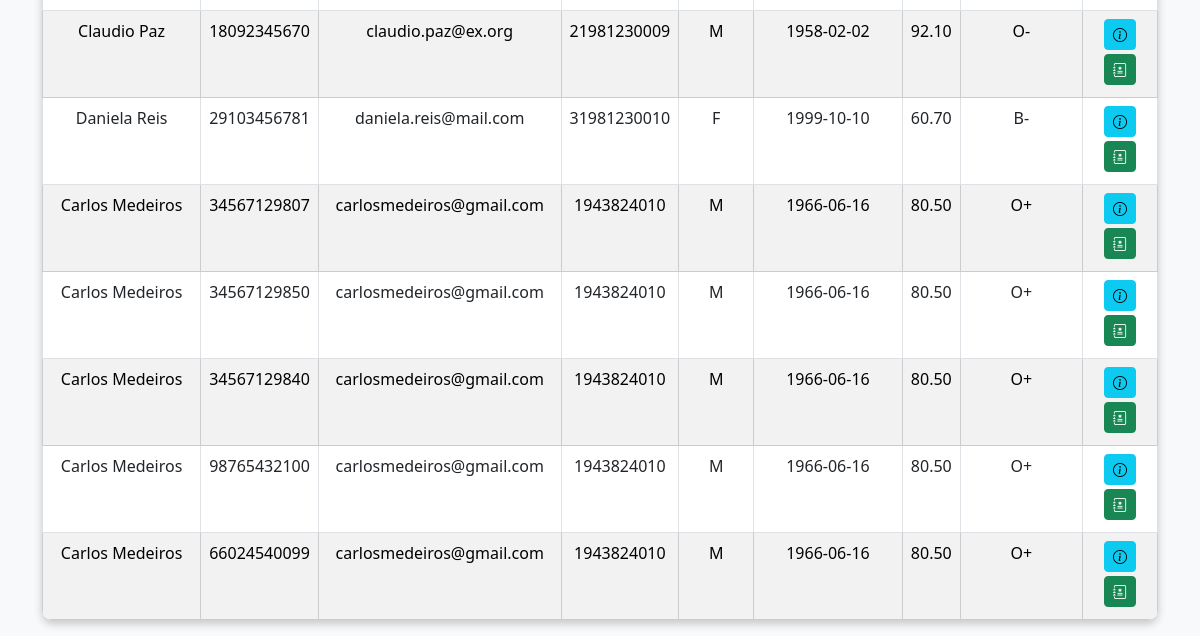
Before: /medica/pesquisa_paciente.php (signed in, lower part) with the older database file.
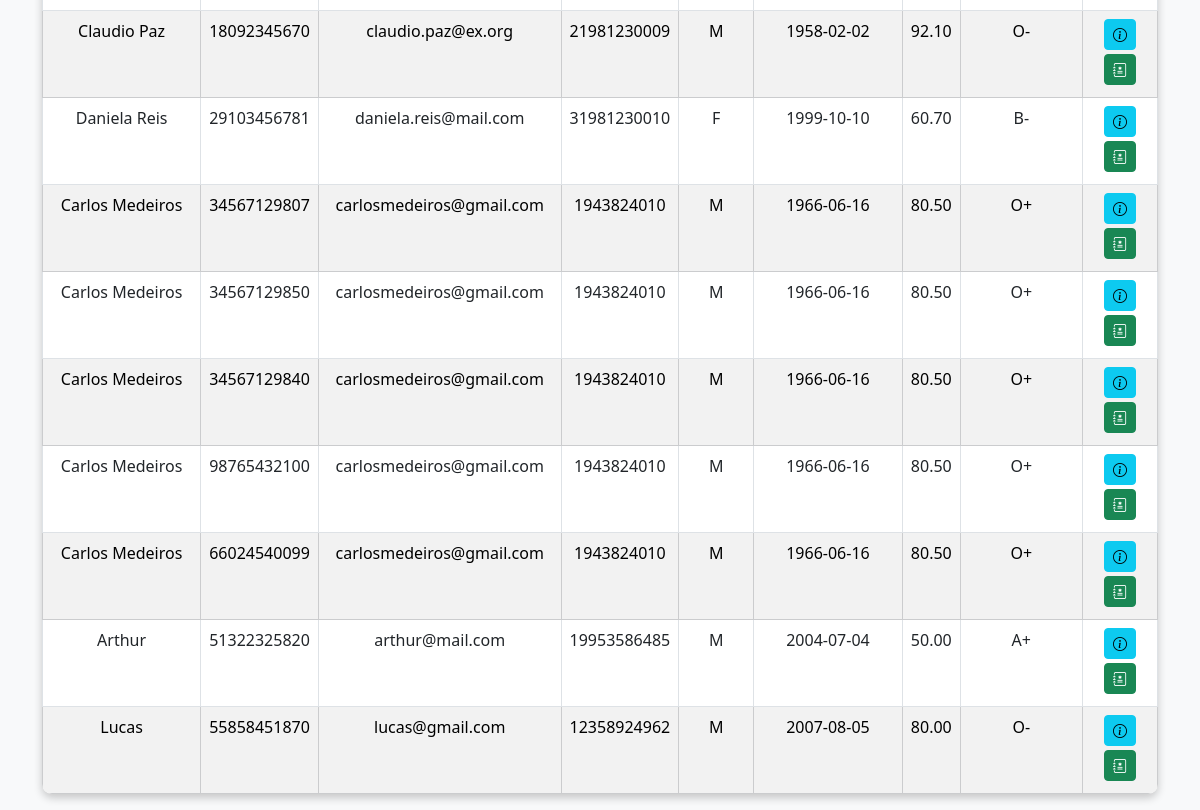
After: the same page with the newer database file.
### tables this page shows
CREATE TABLE `usuario` (
  `id_usuario` int(11) NOT NULL,
  `nome_usuario` varchar(100) NOT NULL,
  `cpf` varchar(11) NOT NULL,
  `email_usuario` varchar(100) NOT NULL,
  `tel_usuario` varchar(11) NOT NULL,
  `genero_usuario` char(1) NOT NULL CHECK (`genero_usuario` in ('M','F','O')),
  `naci_usuario` date NOT NULL,
  `peso_usuario` decimal(5,2) NOT NULL,
  `tipo_sang_usuario` varchar(3) NOT NULL,
  `med_usuario` varchar(100) NOT NULL,
  `doen_usuario` varchar(255) NOT NULL,
  `ale_usuario` varchar(255) NOT NULL,
  `cep_usuario` varchar(8) NOT NULL,
  `endereco` varchar(255) NOT NULL,
  `cidade` varchar(255) NOT NULL,
  `nc_usuario` int(10) NOT NULL,
  `senha` varchar(100) NOT NULL
);

### medica/pesquisa_paciente.php (the view, shortened to what this page needs)
<?php
include('../outros/db_connect.php');
$sql = "SELECT * FROM usuario";
$stmt = $conn->prepare($sql);
$stmt->execute();
$result = $stmt->get_result();
    ?>
<!DOCTYPE html>
<html lang="pt-BR">
<head>
    <link rel="stylesheet" href="../bootstrap/bootstrap-5.3.6-dist/css/bootstrap.min.css">
    <link href="https://cdn.jsdelivr.net/npm/bootstrap-icons/font/bootstrap-icons.css" rel="stylesheet">
    <link href="https://cdn.jsdelivr.net/npm/bootstrap@5.3.0/dist/css/bootstrap.min.css" rel="stylesheet">
</head>
<body>
    <div class="container mt-4">
        <br>
        <div id="tabela-pacientes" class="d-flex justify-content-center">
            <table class="table table-bordered text-center mx-auto">
                <tbody>
                    <?php
                    $rowIndex = 0;
                    while ($row = $result->fetch_assoc()):
                        if ($rowIndex === 0) {
                            $rowClass = 'bg-white';
                        } else {
                            $rowClass = ($rowIndex % 2 === 1) ? 'table-secondary' : 'bg-white';
                        }
                        ?>
                        <tr class="<?php echo $rowClass; ?>">
                            <td><?php echo htmlspecialchars($row['nome_usuario']); ?></td>
                            <td><?php echo htmlspecialchars($row['cpf']); ?></td>
                            <td><?php echo htmlspecialchars($row['email_usuario']); ?></td>
                            <td><?php echo htmlspecialchars($row['tel_usuario']); ?></td>
                            <td><?php echo htmlspecialchars($row['genero_usuario']); ?></td>
                            <td><?php echo htmlspecialchars($row['naci_usuario']); ?></td>
                            <td><?php echo htmlspecialchars($row['peso_usuario']); ?></td>
                            <td><?php echo htmlspecialchars($row['tipo_sang_usuario']); ?></td>
                            <td>
                                <a href="ver_paciente.php?id=<?php echo $row['id_usuario']; ?>"
                                    class="btn btn-sm btn-info mb-1" title="Ver Informações">
                                    <i class="bi bi-info-circle"></i>
                                </a>
                                <a href="historico_vacinacao.php?id=<?php echo $row['id_usuario']; ?>"
                                    class="btn btn-sm btn-success mb-1" title="Ver Histórico de Vacinação">
                                    <i class="bi bi-journal-medical"></i>
                                </a>
                            </td>
                        </tr>
                        <?php $rowIndex++; endwhile; ?>
                </tbody>
            </table>
        </div>
    </div>
</body>
</html>

Changed rows visible on the page:
added usuario: nome_usuario "Arthur", cpf "51322325820", email_usuario "arthur@mail.com", tel_usuario "19953586485", genero_usuario "M", naci_usuario "2004-07-04", peso_usuario "50.00", tipo_sang_usuario "A+"
added usuario: nome_usuario "Lucas", cpf "55858451870", email_usuario "lucas@gmail.com", tel_usuario "12358924962", genero_usuario "M", naci_usuario "2007-08-05", peso_usuario "80.00", tipo_sang_usuario "O-"
